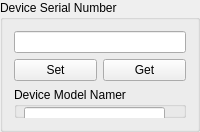
                 <widget class="QGroupBox" name="groupBox_Serial_Number">
                  <property name="title">
                   <string>Device Serial Number</string>
                  </property>
                  <layout class="QVBoxLayout" name="verticalLayout_14">
                   <item>
                    <widget class="QLineEdit" name="lineEdit_ser_num"/>
                   </item>
                   <item>
                    <layout class="QHBoxLayout" name="horizontalLayout_56">
                     <item>
                      <widget class="QPushButton" name="pushButton_SetSerNumber">
                       <property name="text">
                        <string>Set</string>
                       </property>
                      </widget>
                     </item>
                     <item>
                      <widget class="QPushButton" name="pushButton_GetSerNumber">
                       <property name="text">
                        <string>Get</string>
                       </property>
                      </widget>
                     </item>
                    </layout>
                   </item>
                   <item>
                    <widget class="QGroupBox" name="groupBox_5">
                     <property name="title">
                      <string>Device Model Namer</string>
                     </property>
                     <widget class="QLineEdit" name="lineEdit_model_name">
                      <property name="geometry">
                       <rect>
                        <x>10</x>
                        <y>20</y>
                        <width>141</width>
                        <height>20</height>
                       </rect>
                      </property>
                     </widget>
                     <widget class="QPushButton" name="pushButton_SetModelName">
                      <property name="geometry">
                       <rect>
                        <x>0</x>
                        <y>50</y>
                        <width>75</width>
                        <height>23</height>
                       </rect>
                      </property>
                      <property name="text">
                       <string>Set</string>
                      </property>
                     </widget>
                     <widget class="QPushButton" name="pushButton_GetModelName">
                      <property name="geometry">
                       <rect>
                        <x>80</x>
                        <y>50</y>
                        <width>75</width>
                        <height>23</height>
                       </rect>
                      </property>
                      <property name="text">
                       <string>Get</string>
                      </property>
                     </widget>
                    </widget>
                   </item>
                  </layout>
                 </widget>
